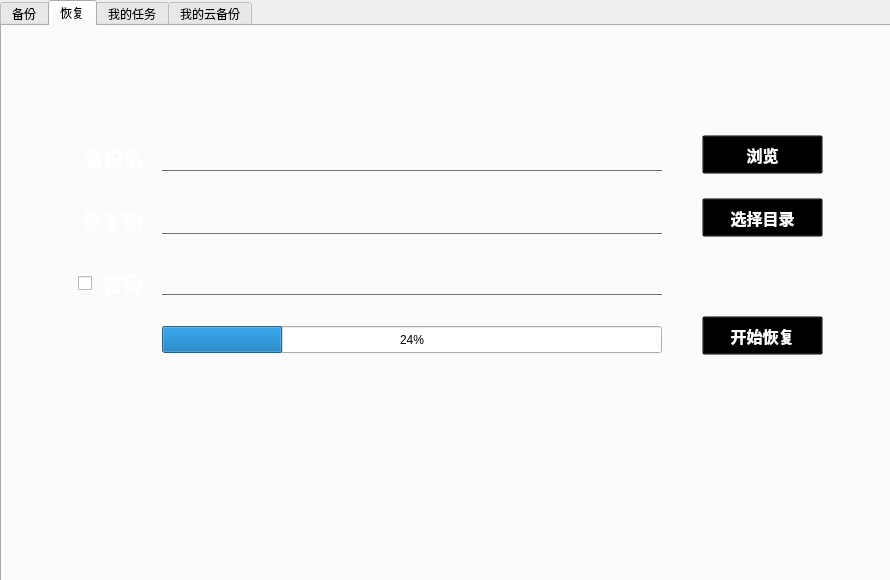
<?xml version="1.0" encoding="UTF-8"?>
<ui version="4.0">
 <class>Widget</class>
 <widget class="QWidget" name="Widget">
  <property name="geometry">
   <rect>
    <x>0</x>
    <y>0</y>
    <width>890</width>
    <height>580</height>
   </rect>
  </property>
  <property name="minimumSize">
   <size>
    <width>890</width>
    <height>580</height>
   </size>
  </property>
  <property name="maximumSize">
   <size>
    <width>890</width>
    <height>580</height>
   </size>
  </property>
  <property name="windowTitle">
   <string>Widget</string>
  </property>
  <property name="autoFillBackground">
   <bool>false</bool>
  </property>
  <property name="styleSheet">
   <string notr="true">

</string>
  </property>
  <widget class="QTabWidget" name="tabWidget">
   <property name="geometry">
    <rect>
     <x>0</x>
     <y>0</y>
     <width>904</width>
     <height>600</height>
    </rect>
   </property>
   <property name="minimumSize">
    <size>
     <width>904</width>
     <height>600</height>
    </size>
   </property>
   <property name="maximumSize">
    <size>
     <width>904</width>
     <height>600</height>
    </size>
   </property>
   <property name="cursor">
    <cursorShape>ArrowCursor</cursorShape>
   </property>
   <property name="styleSheet">
    <string notr="true">#tab,#tab_2,#tab_3,#tab_4
{
border-image:url(:/img/main_background.jpeg)
}

#backupFileList
{
background:rgba(0,0,0,0.1);
}

#taskTableWidget
{
color:white;
background:rgba(0,0,0,0.1);
}

#loginPushButton
{
border-radius:16px;
background:transparent;
}

#loginPushButton:hover
{
border-radius:17px;
background:rgba(0,0,0,0.3);
}

#cloudFileTableWidget
{
background:rgba(0,0,0,0.1);
}

#addFileButton,#addFoldButton,#deleteButton,#clearButton,#settingButton,#startButton,#addBackupFileButton,#chooseDirButton,#startRecoverButton
{
color:white;
font-size:16px;
font-weight:bold;
background:transparent;
}
#addFileButton:hover,#addFoldButton:hover,#deleteButton:hover,#clearButton:hover,#settingButton:hover,#startButton:hover,
#addBackupFileButton:hover,#chooseDirButton:hover,#startRecoverButton:hover
{
background:rgba(0,0,0,0.1);

}
#progressBar
{
background:transparent;
}

QLineEdit#backupFileLineEdit,#desDirLineEdit,#pwdLineEdit
{
	background:transparent;
	border:none;
	color:white;
	border-bottom:1px solid #717072;
	font-family:times new roman;
	font-size:20px;
font-weight:bold;
}
QLabel#label,#label_2,#label_11
{
	color:white;
	background:transparent;
	font-family:century gothic;
	font-size:20px;
font-weight:bold;
}

</string>
   </property>
   <property name="currentIndex">
    <number>1</number>
   </property>
   <property name="iconSize">
    <size>
     <width>20</width>
     <height>20</height>
    </size>
   </property>
   <widget class="QWidget" name="tab">
    <attribute name="icon">
     <iconset resource="images.qrc">
      <normaloff>:/img/backup.png</normaloff>:/img/backup.png</iconset>
    </attribute>
    <attribute name="title">
     <string>备份</string>
    </attribute>
    <widget class="QTableWidget" name="backupFileList">
     <property name="geometry">
      <rect>
       <x>32</x>
       <y>22</y>
       <width>820</width>
       <height>340</height>
      </rect>
     </property>
     <property name="minimumSize">
      <size>
       <width>820</width>
       <height>340</height>
      </size>
     </property>
     <property name="maximumSize">
      <size>
       <width>820</width>
       <height>340</height>
      </size>
     </property>
     <property name="editTriggers">
      <set>QAbstractItemView::NoEditTriggers</set>
     </property>
     <column>
      <property name="text">
       <string>文件名</string>
      </property>
     </column>
     <column>
      <property name="text">
       <string>路径</string>
      </property>
     </column>
    </widget>
    <widget class="QPushButton" name="startButton">
     <property name="geometry">
      <rect>
       <x>730</x>
       <y>445</y>
       <width>121</width>
       <height>39</height>
      </rect>
     </property>
     <property name="text">
      <string>开始备份</string>
     </property>
     <property name="icon">
      <iconset resource="images.qrc">
       <normaloff>:/img/start.png</normaloff>:/img/start.png</iconset>
     </property>
     <property name="iconSize">
      <size>
       <width>30</width>
       <height>30</height>
      </size>
     </property>
    </widget>
    <widget class="QProgressBar" name="progressBar">
     <property name="geometry">
      <rect>
       <x>47</x>
       <y>448</y>
       <width>651</width>
       <height>35</height>
      </rect>
     </property>
     <property name="value">
      <number>24</number>
     </property>
    </widget>
    <widget class="QWidget" name="">
     <property name="geometry">
      <rect>
       <x>190</x>
       <y>380</y>
       <width>661</width>
       <height>41</height>
      </rect>
     </property>
     <layout class="QHBoxLayout" name="horizontalLayout">
      <item>
       <widget class="QPushButton" name="addFileButton">
        <property name="text">
         <string>添加文件</string>
        </property>
        <property name="icon">
         <iconset resource="images.qrc">
          <normaloff>:/img/addFile.png</normaloff>:/img/addFile.png</iconset>
        </property>
        <property name="iconSize">
         <size>
          <width>30</width>
          <height>30</height>
         </size>
        </property>
       </widget>
      </item>
      <item>
       <widget class="QPushButton" name="addFoldButton">
        <property name="text">
         <string>添加文件夹</string>
        </property>
        <property name="icon">
         <iconset resource="images.qrc">
          <normaloff>:/img/addFold.png</normaloff>:/img/addFold.png</iconset>
        </property>
        <property name="iconSize">
         <size>
          <width>30</width>
          <height>30</height>
         </size>
        </property>
       </widget>
      </item>
      <item>
       <widget class="QPushButton" name="deleteButton">
        <property name="text">
         <string>删除</string>
        </property>
        <property name="icon">
         <iconset resource="images.qrc">
          <normaloff>:/img/delete.png</normaloff>:/img/delete.png</iconset>
        </property>
        <property name="iconSize">
         <size>
          <width>30</width>
          <height>30</height>
         </size>
        </property>
       </widget>
      </item>
      <item>
       <widget class="QPushButton" name="clearButton">
        <property name="text">
         <string>清空</string>
        </property>
        <property name="icon">
         <iconset resource="images.qrc">
          <normaloff>:/img/clear.png</normaloff>:/img/clear.png</iconset>
        </property>
        <property name="iconSize">
         <size>
          <width>30</width>
          <height>30</height>
         </size>
        </property>
       </widget>
      </item>
      <item>
       <widget class="QPushButton" name="settingButton">
        <property name="text">
         <string>设置</string>
        </property>
        <property name="icon">
         <iconset resource="images.qrc">
          <normaloff>:/img/setting.png</normaloff>:/img/setting.png</iconset>
        </property>
        <property name="iconSize">
         <size>
          <width>30</width>
          <height>30</height>
         </size>
        </property>
       </widget>
      </item>
     </layout>
    </widget>
   </widget>
   <widget class="QWidget" name="tab_2">
    <attribute name="icon">
     <iconset resource="images.qrc">
      <normaloff>:/img/recover.png</normaloff>:/img/recover.png</iconset>
    </attribute>
    <attribute name="title">
     <string>恢复</string>
    </attribute>
    <widget class="QLabel" name="label">
     <property name="geometry">
      <rect>
       <x>51</x>
       <y>121</y>
       <width>91</width>
       <height>21</height>
      </rect>
     </property>
     <property name="text">
      <string>备份名</string>
     </property>
     <property name="alignment">
      <set>Qt::AlignRight|Qt::AlignTrailing|Qt::AlignVCenter</set>
     </property>
    </widget>
    <widget class="QLineEdit" name="backupFileLineEdit">
     <property name="enabled">
      <bool>false</bool>
     </property>
     <property name="geometry">
      <rect>
       <x>160</x>
       <y>106</y>
       <width>500</width>
       <height>39</height>
      </rect>
     </property>
    </widget>
    <widget class="QPushButton" name="addBackupFileButton">
     <property name="geometry">
      <rect>
       <x>700</x>
       <y>109</y>
       <width>121</width>
       <height>39</height>
      </rect>
     </property>
     <property name="text">
      <string>浏览</string>
     </property>
     <property name="icon">
      <iconset resource="images.qrc">
       <normaloff>:/img/browser.png</normaloff>:/img/browser.png</iconset>
     </property>
     <property name="iconSize">
      <size>
       <width>30</width>
       <height>30</height>
      </size>
     </property>
    </widget>
    <widget class="QLabel" name="label_2">
     <property name="geometry">
      <rect>
       <x>69</x>
       <y>184</y>
       <width>71</width>
       <height>20</height>
      </rect>
     </property>
     <property name="text">
      <string>恢复到</string>
     </property>
     <property name="alignment">
      <set>Qt::AlignRight|Qt::AlignTrailing|Qt::AlignVCenter</set>
     </property>
    </widget>
    <widget class="QLineEdit" name="desDirLineEdit">
     <property name="enabled">
      <bool>false</bool>
     </property>
     <property name="geometry">
      <rect>
       <x>160</x>
       <y>169</y>
       <width>500</width>
       <height>39</height>
      </rect>
     </property>
    </widget>
    <widget class="QPushButton" name="chooseDirButton">
     <property name="geometry">
      <rect>
       <x>700</x>
       <y>172</y>
       <width>121</width>
       <height>39</height>
      </rect>
     </property>
     <property name="text">
      <string>选择目录</string>
     </property>
     <property name="icon">
      <iconset resource="images.qrc">
       <normaloff>:/img/dir.png</normaloff>:/img/dir.png</iconset>
     </property>
     <property name="iconSize">
      <size>
       <width>30</width>
       <height>30</height>
      </size>
     </property>
    </widget>
    <widget class="QLineEdit" name="pwdLineEdit">
     <property name="enabled">
      <bool>false</bool>
     </property>
     <property name="geometry">
      <rect>
       <x>160</x>
       <y>230</y>
       <width>500</width>
       <height>39</height>
      </rect>
     </property>
    </widget>
    <widget class="QPushButton" name="startRecoverButton">
     <property name="geometry">
      <rect>
       <x>700</x>
       <y>290</y>
       <width>121</width>
       <height>39</height>
      </rect>
     </property>
     <property name="text">
      <string>开始恢复</string>
     </property>
     <property name="icon">
      <iconset resource="images.qrc">
       <normaloff>:/img/start.png</normaloff>:/img/start.png</iconset>
     </property>
     <property name="iconSize">
      <size>
       <width>30</width>
       <height>30</height>
      </size>
     </property>
    </widget>
    <widget class="QCheckBox" name="pwdCheckBox">
     <property name="geometry">
      <rect>
       <x>76</x>
       <y>242</y>
       <width>21</width>
       <height>31</height>
      </rect>
     </property>
     <property name="layoutDirection">
      <enum>Qt::LeftToRight</enum>
     </property>
     <property name="text">
      <string/>
     </property>
    </widget>
    <widget class="QProgressBar" name="progressBar_2">
     <property name="geometry">
      <rect>
       <x>160</x>
       <y>300</y>
       <width>500</width>
       <height>27</height>
      </rect>
     </property>
     <property name="value">
      <number>24</number>
     </property>
     <property name="invertedAppearance">
      <bool>false</bool>
     </property>
     <property name="textDirection">
      <enum>QProgressBar::TopToBottom</enum>
     </property>
    </widget>
    <widget class="QLabel" name="label_11">
     <property name="geometry">
      <rect>
       <x>90</x>
       <y>241</y>
       <width>51</width>
       <height>31</height>
      </rect>
     </property>
     <property name="text">
      <string>密码</string>
     </property>
     <property name="alignment">
      <set>Qt::AlignRight|Qt::AlignTrailing|Qt::AlignVCenter</set>
     </property>
    </widget>
   </widget>
   <widget class="QWidget" name="tab_3">
    <attribute name="icon">
     <iconset resource="images.qrc">
      <normaloff>:/img/task.png</normaloff>:/img/task.png</iconset>
    </attribute>
    <attribute name="title">
     <string>我的任务</string>
    </attribute>
    <widget class="QTableWidget" name="taskTableWidget">
     <property name="geometry">
      <rect>
       <x>20</x>
       <y>20</y>
       <width>820</width>
       <height>430</height>
      </rect>
     </property>
     <property name="selectionMode">
      <enum>QAbstractItemView::SingleSelection</enum>
     </property>
     <column>
      <property name="text">
       <string>备份名</string>
      </property>
     </column>
     <column>
      <property name="text">
       <string>备份频率</string>
      </property>
     </column>
     <column>
      <property name="text">
       <string>加密</string>
      </property>
     </column>
     <column>
      <property name="text">
       <string>本地路径</string>
      </property>
     </column>
     <column>
      <property name="text">
       <string>云备份</string>
      </property>
     </column>
    </widget>
    <widget class="QPushButton" name="deleteTaskButton">
     <property name="geometry">
      <rect>
       <x>625</x>
       <y>480</y>
       <width>93</width>
       <height>28</height>
      </rect>
     </property>
     <property name="text">
      <string>删除</string>
     </property>
    </widget>
    <widget class="QPushButton" name="clearTaskButton">
     <property name="geometry">
      <rect>
       <x>747</x>
       <y>480</y>
       <width>93</width>
       <height>28</height>
      </rect>
     </property>
     <property name="text">
      <string>清空</string>
     </property>
    </widget>
   </widget>
   <widget class="QWidget" name="tab_4">
    <attribute name="icon">
     <iconset resource="images.qrc">
      <normaloff>:/img/cloud.png</normaloff>:/img/cloud.png</iconset>
    </attribute>
    <attribute name="title">
     <string>我的云备份</string>
    </attribute>
    <widget class="QLabel" name="label_3">
     <property name="geometry">
      <rect>
       <x>28</x>
       <y>19</y>
       <width>69</width>
       <height>20</height>
      </rect>
     </property>
     <property name="text">
      <string>云端备份</string>
     </property>
    </widget>
    <widget class="QPushButton" name="refreshPushButton">
     <property name="geometry">
      <rect>
       <x>95</x>
       <y>11</y>
       <width>60</width>
       <height>34</height>
      </rect>
     </property>
     <property name="styleSheet">
      <string notr="true">QPushButton
{
background:transparent;
}

QPushButton:hover
{
background:rgba(0,0,0,0.3);
}</string>
     </property>
     <property name="text">
      <string/>
     </property>
     <property name="icon">
      <iconset resource="images.qrc">
       <normaloff>:/img/refresh.png</normaloff>:/img/refresh.png</iconset>
     </property>
    </widget>
    <widget class="QTableWidget" name="cloudFileTableWidget">
     <property name="geometry">
      <rect>
       <x>25</x>
       <y>51</y>
       <width>820</width>
       <height>291</height>
      </rect>
     </property>
     <column>
      <property name="text">
       <string>文件名</string>
      </property>
     </column>
     <column>
      <property name="text">
       <string>日期</string>
      </property>
     </column>
    </widget>
    <widget class="QLabel" name="label_4">
     <property name="geometry">
      <rect>
       <x>35</x>
       <y>369</y>
       <width>61</width>
       <height>20</height>
      </rect>
     </property>
     <property name="text">
      <string>已选择</string>
     </property>
    </widget>
    <widget class="QLabel" name="label_5">
     <property name="geometry">
      <rect>
       <x>34</x>
       <y>425</y>
       <width>61</width>
       <height>20</height>
      </rect>
     </property>
     <property name="text">
      <string>恢复到</string>
     </property>
    </widget>
    <widget class="QCheckBox" name="pwdCheckBox_2">
     <property name="geometry">
      <rect>
       <x>27</x>
       <y>482</y>
       <width>61</width>
       <height>19</height>
      </rect>
     </property>
     <property name="text">
      <string>密码</string>
     </property>
    </widget>
    <widget class="QPushButton" name="loginPushButton">
     <property name="geometry">
      <rect>
       <x>805</x>
       <y>11</y>
       <width>34</width>
       <height>34</height>
      </rect>
     </property>
     <property name="cursor">
      <cursorShape>PointingHandCursor</cursorShape>
     </property>
     <property name="text">
      <string/>
     </property>
     <property name="icon">
      <iconset resource="images.qrc">
       <normaloff>:/img/user.png</normaloff>:/img/user.png</iconset>
     </property>
    </widget>
    <widget class="QWidget" name="">
     <property name="geometry">
      <rect>
       <x>95</x>
       <y>365</y>
       <width>741</width>
       <height>141</height>
      </rect>
     </property>
     <layout class="QGridLayout" name="gridLayout">
      <item row="4" column="0">
       <widget class="QLineEdit" name="pwdLineEdit_2">
        <property name="enabled">
         <bool>false</bool>
        </property>
       </widget>
      </item>
      <item row="0" column="0">
       <widget class="QLineEdit" name="chooseFileLineEdit">
        <property name="enabled">
         <bool>false</bool>
        </property>
       </widget>
      </item>
      <item row="0" column="1">
       <widget class="QPushButton" name="deleteCloudPushButton">
        <property name="text">
         <string>删除</string>
        </property>
       </widget>
      </item>
      <item row="2" column="1">
       <widget class="QPushButton" name="cloudDirPushButton">
        <property name="text">
         <string>浏览</string>
        </property>
       </widget>
      </item>
      <item row="4" column="1">
       <widget class="QPushButton" name="cloudRecoverPushButton">
        <property name="text">
         <string>开始恢复</string>
        </property>
       </widget>
      </item>
      <item row="2" column="0">
       <widget class="QLineEdit" name="dirLineEdit">
        <property name="enabled">
         <bool>false</bool>
        </property>
       </widget>
      </item>
      <item row="1" column="0">
       <spacer name="verticalSpacer_5">
        <property name="orientation">
         <enum>Qt::Vertical</enum>
        </property>
        <property name="sizeHint" stdset="0">
         <size>
          <width>20</width>
          <height>40</height>
         </size>
        </property>
       </spacer>
      </item>
      <item row="3" column="0">
       <spacer name="verticalSpacer_6">
        <property name="orientation">
         <enum>Qt::Vertical</enum>
        </property>
        <property name="sizeHint" stdset="0">
         <size>
          <width>20</width>
          <height>40</height>
         </size>
        </property>
       </spacer>
      </item>
     </layout>
    </widget>
   </widget>
  </widget>
 </widget>
 <layoutdefault spacing="6" margin="11"/>
 <resources>
  <include location="images.qrc"/>
 </resources>
 <connections/>
</ui>
